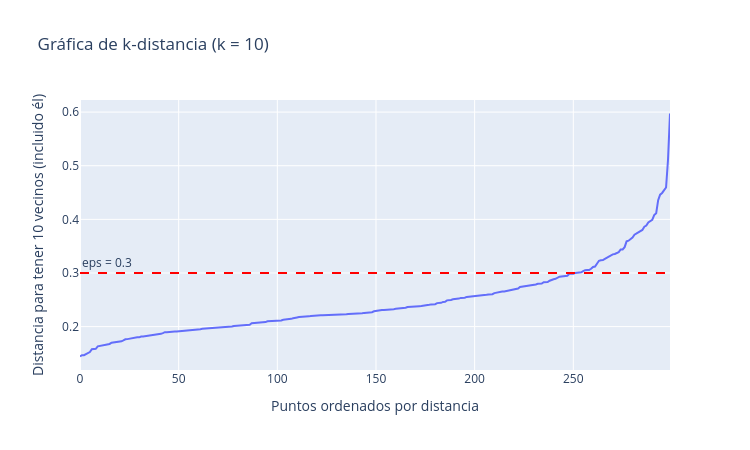

Write notebook code for a chart like this one.
### Markdown cell above
### ✍️ Mini-ejercicio 2
Si quisieras exigir más densidad, con `min_samples = 10`:
1. Dibuja la gráfica de k-distancia de `X_lunas` con `k = 10`.
2. Elige un `eps` mirando el codo y ajusta `dbscan_lunas_10 = DBSCAN(eps=<tu eps>, min_samples=10).fit(X_lunas)`.
3. Revisa cuántos clusters y cuánto ruido salen con `evaluar_clustering('DBSCAN k=10', X_lunas, dbscan_lunas_10.labels_)`.

### Code cell
# 1. plot_k_distancia(X_lunas, k=10)
# 2. dbscan_lunas_10 = DBSCAN(eps=..., min_samples=10).fit(X_lunas)
# 3. evaluar_clustering('DBSCAN k=10', X_lunas, dbscan_lunas_10.labels_)
# ✍️ Tu código aquí
plot_k_distancia(X_lunas, k=10, eps=0.3)

dbscan_lunas_10 = DBSCAN(
    eps=0.3,
    min_samples=10
).fit(X_lunas)

evaluar_clustering(
    'DBSCAN k=10',
    X_lunas,
    dbscan_lunas_10.labels_
)

### Figure 1 — Plotly figure (JSON) as saved in the notebook; plotly's stock layout.template omitted (floating-point values rounded to 4 significant figures; data arrays with more than 128 entries replaced by an {"elided": "..."} marker saying what was removed)
{"data": [{"hovertemplate": "Puntos ordenados por distancia=%{x}<br>Distancia para tener 10 vecinos (incluido él)=%{y}<extra></extra>", "legendgroup": "", "line": {"color": "#636efa", "dash": "solid"}, "marker": {"symbol": "circle"}, "mode": "lines", "name": "", "orientation": "v", "showlegend": false, "type": "scatter", "x": {"elided": "300 int values"}, "xaxis": "x", "y": {"elided": "300 float values"}, "yaxis": "y"}], "layout": {"annotations": [{"showarrow": false, "text": "eps = 0.3", "x": 0, "xanchor": "left", "xref": "x domain", "y": 0.3, "yanchor": "bottom", "yref": "y"}], "height": 450, "legend": {"tracegroupgap": 0}, "shapes": [{"line": {"color": "red", "dash": "dash"}, "type": "line", "x0": 0, "x1": 1, "xref": "x domain", "y0": 0.3, "y1": 0.3, "yref": "y"}], "title": {"text": "Gráfica de k-distancia (k = 10)"}, "width": 750, "xaxis": {"anchor": "y", "domain": [0, 1], "title": {"text": "Puntos ordenados por distancia"}}, "yaxis": {"anchor": "x", "domain": [0, 1], "title": {"text": "Distancia para tener 10 vecinos (incluido él)"}}}}
